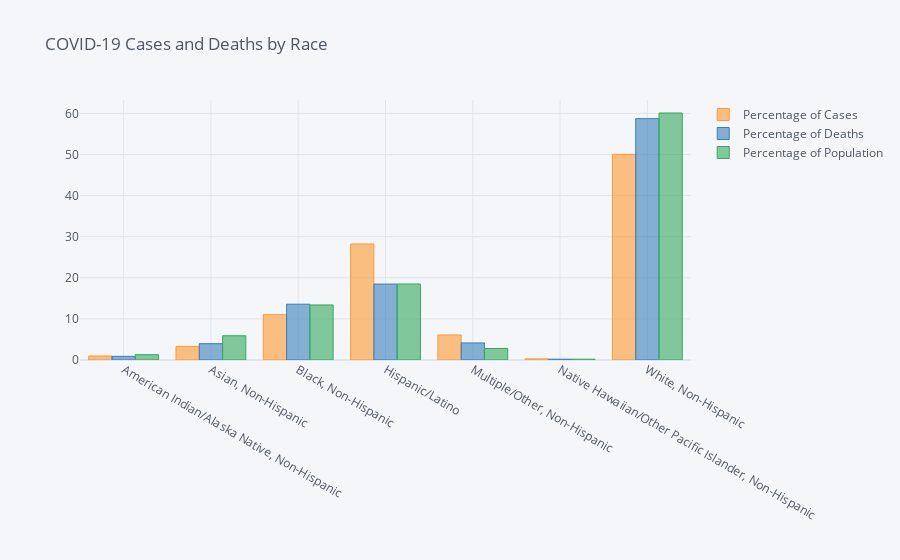

The cell this chart's notebook holds for it:
### Code cell
# create interactive bar plot showing case, death, and population percentages by race
comb_race.iplot(kind='bar', x ='race', y =['Percentage of Cases', 'Percentage of Deaths', 'Percentage of Population'], title='COVID-19 Cases and Deaths by Race')

### Figure 1 — Plotly figure (JSON) as saved in the notebook; plotly's stock layout.template omitted (floating-point values rounded to 4 significant figures)
{"data": [{"marker": {"color": "rgba(255, 153, 51, 0.6)", "line": {"color": "rgba(255, 153, 51, 1.0)", "width": 1}}, "name": "Percentage of Cases", "orientation": "v", "text": "", "type": "bar", "x": ["American Indian/Alaska Native, Non-Hispanic", "Asian, Non-Hispanic", "Black, Non-Hispanic", "Hispanic/Latino", "Multiple/Other, Non-Hispanic", "Native Hawaiian/Other Pacific Islander, Non-Hispanic", "White, Non-Hispanic"], "y": [0.98, 3.31, 11.03, 28.24, 6.09, 0.28, 50.05]}, {"marker": {"color": "rgba(55, 128, 191, 0.6)", "line": {"color": "rgba(55, 128, 191, 1.0)", "width": 1}}, "name": "Percentage of Deaths", "orientation": "v", "text": "", "type": "bar", "x": ["American Indian/Alaska Native, Non-Hispanic", "Asian, Non-Hispanic", "Black, Non-Hispanic", "Hispanic/Latino", "Multiple/Other, Non-Hispanic", "Native Hawaiian/Other Pacific Islander, Non-Hispanic", "White, Non-Hispanic"], "y": [0.89, 3.97, 13.58, 18.48, 4.15, 0.2, 58.73]}, {"marker": {"color": "rgba(50, 171, 96, 0.6)", "line": {"color": "rgba(50, 171, 96, 1.0)", "width": 1}}, "name": "Percentage of Population", "orientation": "v", "text": "", "type": "bar", "x": ["American Indian/Alaska Native, Non-Hispanic", "Asian, Non-Hispanic", "Black, Non-Hispanic", "Hispanic/Latino", "Multiple/Other, Non-Hispanic", "Native Hawaiian/Other Pacific Islander, Non-Hispanic", "White, Non-Hispanic"], "y": [1.3, 5.9, 13.4, 18.5, 2.8, 0.2, 60.1]}], "layout": {"legend": {"bgcolor": "#F5F6F9", "font": {"color": "#4D5663"}}, "paper_bgcolor": "#F5F6F9", "plot_bgcolor": "#F5F6F9", "title": {"font": {"color": "#4D5663"}, "text": "COVID-19 Cases and Deaths by Race"}, "xaxis": {"gridcolor": "#E1E5ED", "showgrid": true, "tickfont": {"color": "#4D5663"}, "title": {"font": {"color": "#4D5663"}, "text": ""}, "zerolinecolor": "#E1E5ED"}, "yaxis": {"gridcolor": "#E1E5ED", "showgrid": true, "tickfont": {"color": "#4D5663"}, "title": {"font": {"color": "#4D5663"}, "text": ""}, "zerolinecolor": "#E1E5ED"}}}
